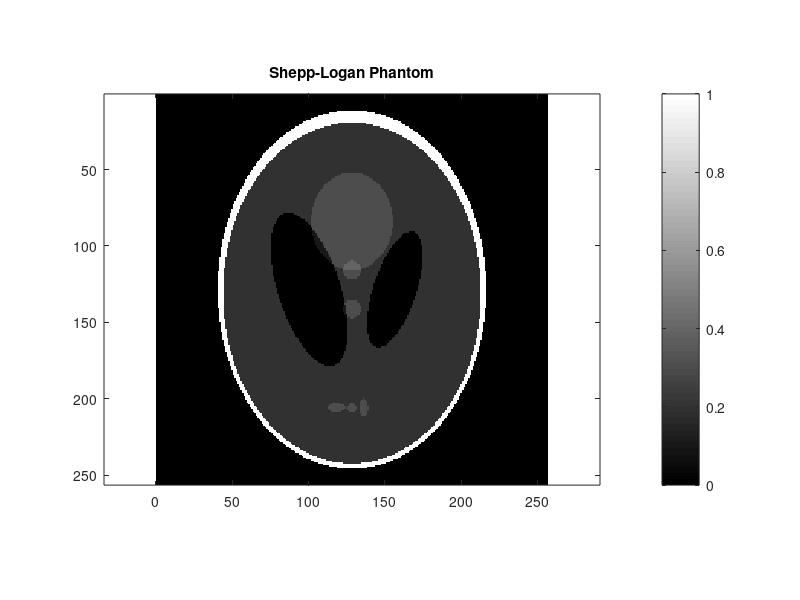
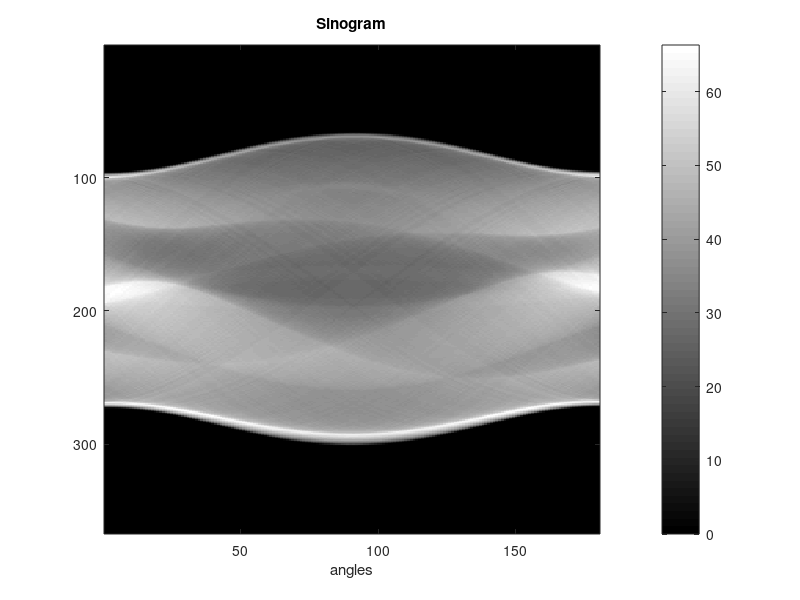

Source code (MATLAB) for these figures, in order: (Note: this script raises an error after producing the figures.)
%% TUTORIAL 2 CODE=========================================================
%==========================================================================
%==========================================================================
clear all
close all
%% this part is relevant for ASSIGNMENT 1==================================
%==========================================================================
% Phantom creation --------------------------------------------------------
phntm = phantom(); % Shepp-Logan phantom; you can use it for your own phantom,
% but experiment with the parameters

figure; % visualize the phantom
imagesc(phntm);
axis equal tight;
colormap gray;
colorbar
title('Shepp-Logan Phantom')
%% Generate sinogram ------------------------------------------------------
theta = 0:1:179; % specify projection angles
sinogram = radon(phntm, theta); % create a sinogram for the specified angles;
figure; % visualize the sinogram
imagesc(sinogram);
title('Sinogram')
xlabel('angles')
colormap gray;
colorbar
%% Reconstruct using (un)filtered packprojection --------------------------
recon = iradon(sinogram, theta, 'linear', 'none'); % reconstruct from the
%sinogram using unfiltered backproj.
recon_filtered = iradon(sinogram, theta, 'Ram-Lak'); % reconstruct using ramp filter
figure; % visualize reconstruction results
subplot(1,2,1); imagesc(recon); axis equal tight; colormap gray;
title('Unfiltered BP')
subplot(1,2,2); imagesc(recon_filtered); axis equal tight; colormap gray;
title('Filtered BP')
%% Reconstructing noisy data ----------------------------------------------
sinogram_noisy = awgn(sinogram, 30, 'measured'); % add zero-mean gaussian noiseto projections (30 dB SNR)
figure; % plot noisy and noiseless projection taken at 0 degrees
plot(sinogram(:,1)); hold on
plot(sinogram_noisy(:,1)); hold off
% now reconstruct the noisy data with various filters:
recon = iradon(sinogram_noisy, theta, 'linear', 'none'); % unfiltered backproj
% after fft, ramp filter multiplies every frequency w by its absolute value |w|.
% Hence, low frequencies are dampened and high frequencies are amplified
recon_filtered_ramp = iradon(sinogram_noisy, theta, 'linear', 'Ram-Lak'); %backproj with the ramp filter
% hamming filter can be obtained by element-wise multiplication of the rampfilter by the hamming window
% Low frequencies are dampened; mid. frequencies are amplified; high frequenciesare dampened
recon_filtered_ham = iradon(sinogram_noisy, theta, 'linear', 'Hamming'); %backproj with the hamming filter
figure; % visualize and compare the results
subplot(1,3,1); imagesc(recon); axis equal tight; colormap gray;
title('Unfiltered BP') % blurry
subplot(1,3,2); imagesc(recon_filtered_ramp); axis equal tight; colormap gray;
title('Filtered BP, ramp filter') % noisy, because high frequencies are amplified
subplot(1,3,3); imagesc(recon_filtered_ham); axis equal tight; colormap gray;
title('Filtered BP, cosine filter') % does a better job under noise
%% TO DO: imlement filtered backprojection with ramp, hamming and cosine filters
%==========================================================================
% you will need to complete the following code as a part of Assignment 1 in
% Homework 1. Alternatively, you can write your own code without using this
% template. DO NOT use iradon() in your implementation of the
% backprojection algorithm.
% see also: https://en.wikipedia.org/wiki/Fourier_transform
% how to use fftshift correctly:
%https://de.mathworks.com/matlabcentral/newsreader/view_thread/285244

% see slide 19 for visual representation of the filters

%ramp = ; % create a ramp filter

% NOTE: because we will be using naturally ordered fft, the DC component (or
% '0 freqiency') is in the CENTER of the fft. See slide 19 for more clues.
% NOTE 2: theory says that ramp filter should go as high as the maximum
% frequency. We will be using a scaled version with a maximum value of 1

%hmf = ; % create hamming filter by element-wise multiplication of the ramp
%filter by the hamming window
%cosf = ; % create cosine filter by element-wise multiplication of the ramp
%filter by the cosine window
% hint: you can get the cosine window by using cos(). Make sure it is
% symmetric and the values are in the [0, 1] range; check slide 19 for how
% it should look like
%recon = ; % initialize the reconstructed image with zeros
%for i = 1:length(theta) % cycle through projections (views)
%line = sinogram(:,i);
% see slide 16-17
%line= ; % 1. perform fft,
% 2. filter the fft by multiplying element-wise by the chosen filter
% 3. perform ifft
%image= ; % backproject; you may want to use repmat. Don't forget to rotate
%to the correct angle afterwards
%recon= ; % update your reconstruction; you may want to use + (yes that's a
%plus sign)
%end
%% This part is relevant for ASSIGNMENT 2 =================================
%==========================================================================
L = 1; % assume (arbitrary) resolution of the discretization
A = [L, L, 0, 0;... % set up the model matrix as shown in the slides
0, 0, L, L; ... % the model matrix relates the values of absorption mu =
                %[mu1, mu2, mu3, mu4];
L, 0, L, 0;... % to the measurements p = [P1, P2, P3, P4]' as in : A*mu = p
0, L, 0, L];
mu = rand([4,1]); % assume (random) values of absorption mu
p = A*mu; % simulate corresponding measurements b
% now we try to recover mu back from our measurements:
% A*mu = p => mu = inv(A)*p - we try to solve for mu that is assumed unknown 
%inv(A)*p % doesn't work, rank of A is 3!
mu_est = lsqr(A, p) % min||A*mu-p||.^2 - we try to find a solution using minmization procedure
abs(mu - mu_est)./mu*100 % looking at the relative error in percent, we're pretty far off from the real values
%% RECONSTRUCTION USING FOURIER SLICE THEOREM==============================
%=========================================================================
% now we go back to the CT reconstruction and demonstrate that Fourier
% slice theorem actually works. This is not used in any assignment.
proj_fft = fftshift( fft( ifftshift( sinogram, 1 ), [], 1 ), 1 ); % perform 1D fft of the projections - all at once
figure; % see how an fft of a projection looks like
subplot(1, 2, 1); plot(sinogram(:,1)); title('Projection')
subplot(1, 2, 2); plot(real(proj_fft(:,1))); title('FFT');
N = size(proj_fft, 1); % keep the length of the fft
%% create a radial grid for the FFT values, create the cartesian grid for The
FFT values
if mod(N,2) == 1
omega_r=(-N/2:(N-1)/2).*(2*pi/N); %define x axis of the FFT,
else
omega_r=(-(N-1)/2:(N-1)/2).*(2*pi/N); %define x axis of the FFT
end
omega_theta=theta*pi/180; % angles of the radial grid of FFT in rad
omega_xy=omega_r; % we keep the same resolution in Fx and Fy axes
% create a radial grid for the FFT values that we have - now we know their
% radial coordinates in the 2D Fourier space!
[theta_grid, r_grid] = meshgrid(omega_theta, omega_r);
% now create the cartesian grid for the 2D FFT values - we need the values
% of the 2D fft at those coordinates in order to compute inverse FFT and
% reconstruct the image
[omega_grid_x, omega_grid_y] = meshgrid(omega_xy, omega_xy);
% because the coordinates of the values that we obtained by taking the fft of
% the projections are polar, and the coordinates of the points that we need
% the values of are cartesian, we need to convert one of those sets of
% coordinates. I chose to convert cartesian to polar
[coord_th_fft2, coord_r_fft2] = cart2pol(omega_grid_x, omega_grid_y);
coord_r_fft2 = coord_r_fft2.*sign(coord_th_fft2); % if theta is negative or greater than pi
coord_th_fft2(coord_th_fft2<0)=coord_th_fft2(coord_th_fft2<0)+pi;
% now we have:
% proj_fft - values of the fourier transform on a radial grid
% theta_grid, r_grid - polar coordinates of those values
% coord_th_fft2, coord_r_fft2 - polar coordinates of the points that we
% need to know the values of in order to have a complete 2D FFT of our image
% we find the values we need by interpolation
FFT2 = interp2(theta_grid,r_grid,proj_fft,coord_th_fft2,coord_r_fft2,'bilinear',(0+1i.*0)); 
%interpolate coefficients that we have to the grid points Fx, Fy
FFT2 = flipud(FFT2);
I = fftshift(ifft2(ifftshift(FFT2))); % perform inverse FFT to get the image
pad = ceil( (N - size(phntm, 1))/2 ); % compute padding introduced by radon
figure;
subplot(1,2,1); imagesc( phntm ); colormap gray; axis equal tight
title('Original') % originall image
subplot(1,2,2); imagesc(abs(I(pad:end-pad, pad:end-pad))); colormap gray; axis
equal tight
title('Reconstructed') % cropped reconstructed image